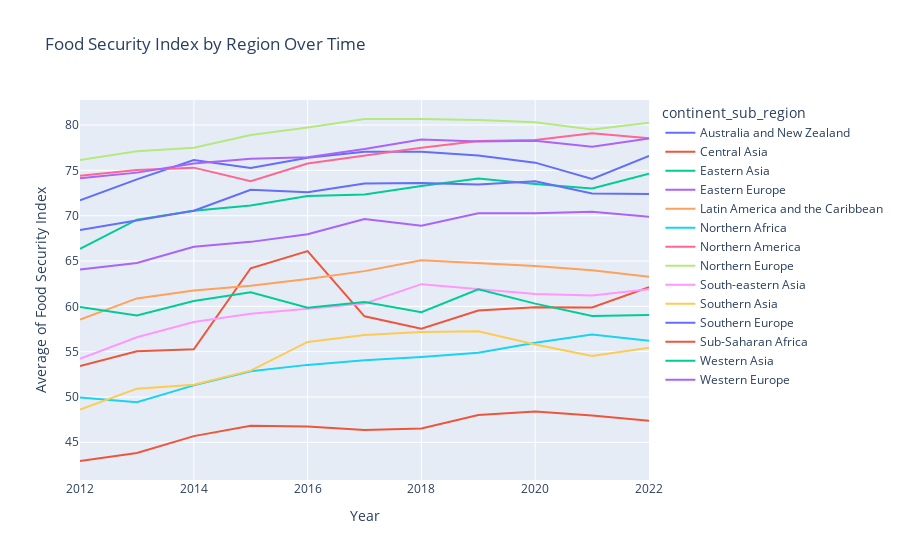

The code cell stored with this chart in its notebook:
### Code cell
fig = px.line(
    deforest_agg,
    x="year", 
    y="fsi", 
    color="continent_sub_region",
    labels={"year": "Year",
        "fsi": "Average of Food Security Index",
        "continent_region": "Continent",
    },
    title="Food Security Index by Region Over Time"
)
fig.show()

### Figure 1 — Plotly figure (JSON) as saved in the notebook; plotly's stock layout.template omitted (floating-point values rounded to 4 significant figures)
{"data": [{"hovertemplate": "continent_sub_region=Australia and New Zealand<br>Year=%{x}<br>Average of Food Security Index=%{y}<extra></extra>", "legendgroup": "Australia and New Zealand", "line": {"color": "#636efa", "dash": "solid"}, "marker": {"symbol": "circle"}, "mode": "lines", "name": "Australia and New Zealand", "orientation": "v", "showlegend": true, "type": "scatter", "x": [2012, 2013, 2014, 2015, 2016, 2017, 2018, 2019, 2020, 2021, 2022], "xaxis": "x", "y": [71.7, 74, 76.15, 75.25, 76.4, 77.05, 77.05, 76.65, 75.85, 74.05, 76.6], "yaxis": "y"}, {"hovertemplate": "continent_sub_region=Central Asia<br>Year=%{x}<br>Average of Food Security Index=%{y}<extra></extra>", "legendgroup": "Central Asia", "line": {"color": "#EF553B", "dash": "solid"}, "marker": {"symbol": "circle"}, "mode": "lines", "name": "Central Asia", "orientation": "v", "showlegend": true, "type": "scatter", "x": [2012, 2013, 2014, 2015, 2016, 2017, 2018, 2019, 2020, 2021, 2022], "xaxis": "x", "y": [53.4, 55.03, 55.27, 64.2, 66.1, 58.9, 57.53, 59.53, 59.9, 59.87, 62.1], "yaxis": "y"}, {"hovertemplate": "continent_sub_region=Eastern Asia<br>Year=%{x}<br>Average of Food Security Index=%{y}<extra></extra>", "legendgroup": "Eastern Asia", "line": {"color": "#00cc96", "dash": "solid"}, "marker": {"symbol": "circle"}, "mode": "lines", "name": "Eastern Asia", "orientation": "v", "showlegend": true, "type": "scatter", "x": [2012, 2013, 2014, 2015, 2016, 2017, 2018, 2019, 2020, 2021, 2022], "xaxis": "x", "y": [66.33, 69.57, 70.53, 71.13, 72.17, 72.33, 73.27, 74.1, 73.5, 73, 74.63], "yaxis": "y"}, {"hovertemplate": "continent_sub_region=Eastern Europe<br>Year=%{x}<br>Average of Food Security Index=%{y}<extra></extra>", "legendgroup": "Eastern Europe", "line": {"color": "#ab63fa", "dash": "solid"}, "marker": {"symbol": "circle"}, "mode": "lines", "name": "Eastern Europe", "orientation": "v", "showlegend": true, "type": "scatter", "x": [2012, 2013, 2014, 2015, 2016, 2017, 2018, 2019, 2020, 2021, 2022], "xaxis": "x", "y": [64.07, 64.79, 66.57, 67.11, 67.96, 69.62, 68.89, 70.28, 70.28, 70.44, 69.89], "yaxis": "y"}, {"hovertemplate": "continent_sub_region=Latin America and the Caribbean<br>Year=%{x}<br>Average of Food Security Index=%{y}<extra></extra>", "legendgroup": "Latin America and the Caribbean", "line": {"color": "#FFA15A", "dash": "solid"}, "marker": {"symbol": "circle"}, "mode": "lines", "name": "Latin America and the Caribbean", "orientation": "v", "showlegend": true, "type": "scatter", "x": [2012, 2013, 2014, 2015, 2016, 2017, 2018, 2019, 2020, 2021, 2022], "xaxis": "x", "y": [58.53, 60.87, 61.74, 62.28, 63.01, 63.88, 65.09, 64.74, 64.46, 63.97, 63.26], "yaxis": "y"}, {"hovertemplate": "continent_sub_region=Northern Africa<br>Year=%{x}<br>Average of Food Security Index=%{y}<extra></extra>", "legendgroup": "Northern Africa", "line": {"color": "#19d3f3", "dash": "solid"}, "marker": {"symbol": "circle"}, "mode": "lines", "name": "Northern Africa", "orientation": "v", "showlegend": true, "type": "scatter", "x": [2012, 2013, 2014, 2015, 2016, 2017, 2018, 2019, 2020, 2021, 2022], "xaxis": "x", "y": [49.94, 49.42, 51.28, 52.84, 53.54, 54.06, 54.42, 54.88, 55.98, 56.9, 56.2], "yaxis": "y"}, {"hovertemplate": "continent_sub_region=Northern America<br>Year=%{x}<br>Average of Food Security Index=%{y}<extra></extra>", "legendgroup": "Northern America", "line": {"color": "#FF6692", "dash": "solid"}, "marker": {"symbol": "circle"}, "mode": "lines", "name": "Northern America", "orientation": "v", "showlegend": true, "type": "scatter", "x": [2012, 2013, 2014, 2015, 2016, 2017, 2018, 2019, 2020, 2021, 2022], "xaxis": "x", "y": [74.4, 75.05, 75.3, 73.8, 75.75, 76.65, 77.5, 78.25, 78.35, 79.1, 78.55], "yaxis": "y"}, {"hovertemplate": "continent_sub_region=Northern Europe<br>Year=%{x}<br>Average of Food Security Index=%{y}<extra></extra>", "legendgroup": "Northern Europe", "line": {"color": "#B6E880", "dash": "solid"}, "marker": {"symbol": "circle"}, "mode": "lines", "name": "Northern Europe", "orientation": "v", "showlegend": true, "type": "scatter", "x": [2012, 2013, 2014, 2015, 2016, 2017, 2018, 2019, 2020, 2021, 2022], "xaxis": "x", "y": [76.15, 77.1, 77.48, 78.9, 79.72, 80.67, 80.67, 80.57, 80.3, 79.5, 80.27], "yaxis": "y"}, {"hovertemplate": "continent_sub_region=South-eastern Asia<br>Year=%{x}<br>Average of Food Security Index=%{y}<extra></extra>", "legendgroup": "South-eastern Asia", "line": {"color": "#FF97FF", "dash": "solid"}, "marker": {"symbol": "circle"}, "mode": "lines", "name": "South-eastern Asia", "orientation": "v", "showlegend": true, "type": "scatter", "x": [2012, 2013, 2014, 2015, 2016, 2017, 2018, 2019, 2020, 2021, 2022], "xaxis": "x", "y": [54.21, 56.59, 58.27, 59.19, 59.74, 60.31, 62.44, 61.91, 61.37, 61.2, 61.88], "yaxis": "y"}, {"hovertemplate": "continent_sub_region=Southern Asia<br>Year=%{x}<br>Average of Food Security Index=%{y}<extra></extra>", "legendgroup": "Southern Asia", "line": {"color": "#FECB52", "dash": "solid"}, "marker": {"symbol": "circle"}, "mode": "lines", "name": "Southern Asia", "orientation": "v", "showlegend": true, "type": "scatter", "x": [2012, 2013, 2014, 2015, 2016, 2017, 2018, 2019, 2020, 2021, 2022], "xaxis": "x", "y": [48.62, 50.92, 51.36, 52.9, 56.08, 56.84, 57.18, 57.24, 55.8, 54.52, 55.44], "yaxis": "y"}, {"hovertemplate": "continent_sub_region=Southern Europe<br>Year=%{x}<br>Average of Food Security Index=%{y}<extra></extra>", "legendgroup": "Southern Europe", "line": {"color": "#636efa", "dash": "solid"}, "marker": {"symbol": "circle"}, "mode": "lines", "name": "Southern Europe", "orientation": "v", "showlegend": true, "type": "scatter", "x": [2012, 2013, 2014, 2015, 2016, 2017, 2018, 2019, 2020, 2021, 2022], "xaxis": "x", "y": [68.42, 69.46, 70.54, 72.86, 72.58, 73.54, 73.6, 73.44, 73.8, 72.44, 72.4], "yaxis": "y"}, {"hovertemplate": "continent_sub_region=Sub-Saharan Africa<br>Year=%{x}<br>Average of Food Security Index=%{y}<extra></extra>", "legendgroup": "Sub-Saharan Africa", "line": {"color": "#EF553B", "dash": "solid"}, "marker": {"symbol": "circle"}, "mode": "lines", "name": "Sub-Saharan Africa", "orientation": "v", "showlegend": true, "type": "scatter", "x": [2012, 2013, 2014, 2015, 2016, 2017, 2018, 2019, 2020, 2021, 2022], "xaxis": "x", "y": [42.94, 43.82, 45.68, 46.82, 46.73, 46.36, 46.52, 48.01, 48.4, 47.94, 47.38], "yaxis": "y"}, {"hovertemplate": "continent_sub_region=Western Asia<br>Year=%{x}<br>Average of Food Security Index=%{y}<extra></extra>", "legendgroup": "Western Asia", "line": {"color": "#00cc96", "dash": "solid"}, "marker": {"symbol": "circle"}, "mode": "lines", "name": "Western Asia", "orientation": "v", "showlegend": true, "type": "scatter", "x": [2012, 2013, 2014, 2015, 2016, 2017, 2018, 2019, 2020, 2021, 2022], "xaxis": "x", "y": [59.93, 58.98, 60.58, 61.56, 59.85, 60.48, 59.35, 61.88, 60.3, 58.92, 59.05], "yaxis": "y"}, {"hovertemplate": "continent_sub_region=Western Europe<br>Year=%{x}<br>Average of Food Security Index=%{y}<extra></extra>", "legendgroup": "Western Europe", "line": {"color": "#ab63fa", "dash": "solid"}, "marker": {"symbol": "circle"}, "mode": "lines", "name": "Western Europe", "orientation": "v", "showlegend": true, "type": "scatter", "x": [2012, 2013, 2014, 2015, 2016, 2017, 2018, 2019, 2020, 2021, 2022], "xaxis": "x", "y": [74.13, 74.75, 75.75, 76.28, 76.45, 77.35, 78.42, 78.18, 78.27, 77.62, 78.52], "yaxis": "y"}], "layout": {"legend": {"title": {"text": "continent_sub_region"}, "tracegroupgap": 0}, "title": {"text": "Food Security Index by Region Over Time"}, "xaxis": {"anchor": "y", "domain": [0, 1], "title": {"text": "Year"}}, "yaxis": {"anchor": "x", "domain": [0, 1], "title": {"text": "Average of Food Security Index"}}}}
